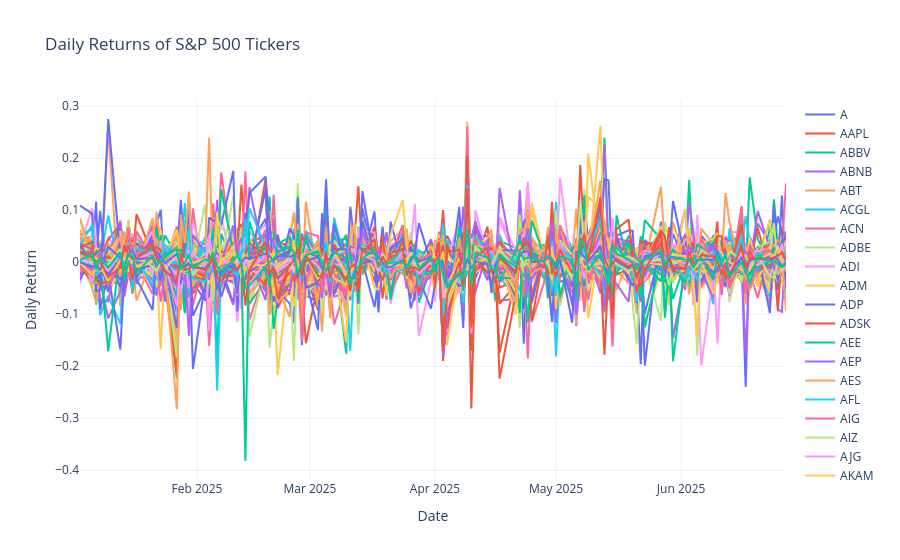

The notebook cell this image was saved under:
### Code cell
fig = go.Figure()

for ticker in daily_returns.columns:
    fig.add_trace(go.Scatter(
        x=daily_returns.index,
        y=daily_returns[ticker],
        mode='lines',
        name=ticker,
        customdata=[[ticker]] * len(daily_returns),
        hovertemplate=(
        "Date: %{x}<br>" +
        "Return: %{y:.4f}<br>" +
        "Ticker: %{customdata[0]}<extra></extra>"
        )
    ))

fig.update_layout(
    title='Daily Returns of S&P 500 Tickers',
    xaxis_title='Date',
    yaxis_title='Daily Return',
    template='plotly_white'
)

fig.show()
